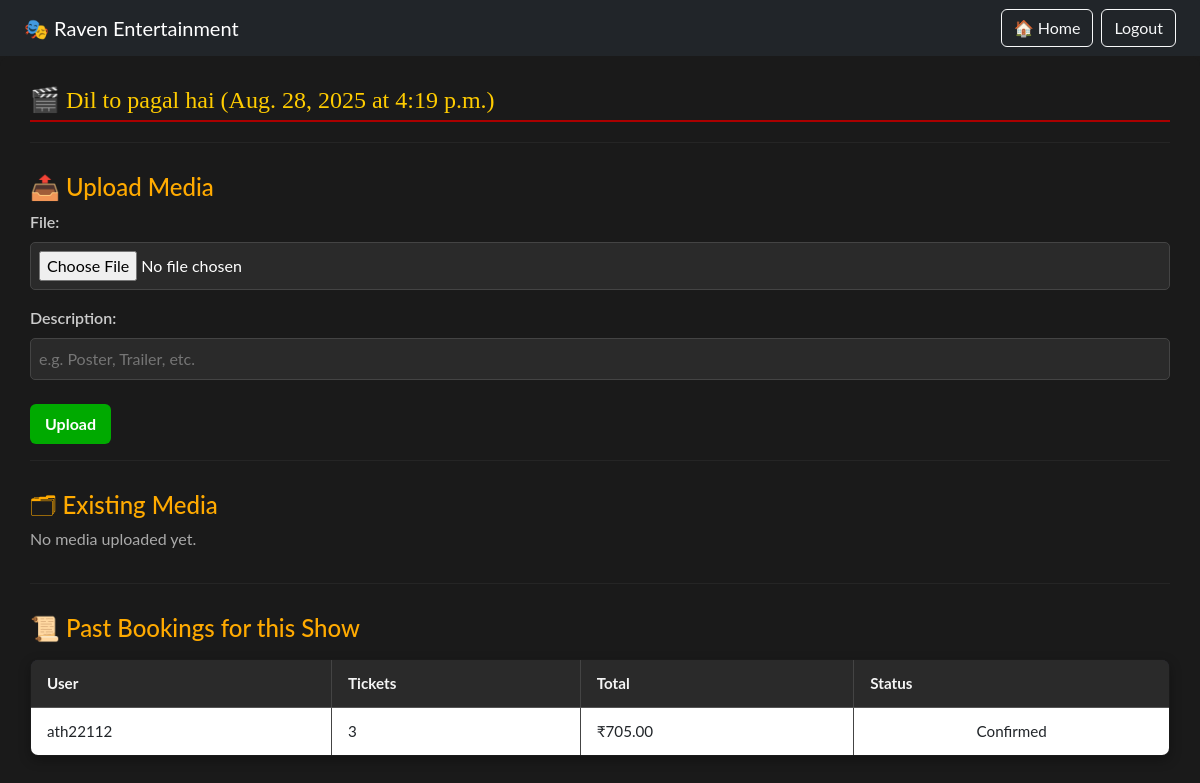
Screenshot of /accounts/accounts/admin/show/4/media/ (signed in) with the database file from the repository.
### user/models.py (models this page shows, shortened)
class Show(models.Model):
    name = models.CharField(max_length=100)
    slug = models.SlugField(unique=True, blank=True)
    date = models.DateField()
    time = models.TimeField()
    poster = models.ImageField(upload_to="show_posters/", null=True, blank=True)
    description = models.TextField(blank=True)
    thumbnail = models.ImageField(upload_to="thumbnails/", blank=True, null=True)
    total_seats = models.IntegerField(default=0)
    seat_price = models.DecimalField(max_digits=6, decimal_places=2, default=0.00)
    include_balcony = models.BooleanField(default=True)  # ✅ New field
    qr_code = models.ImageField(upload_to="qrcodes/", blank=True, null=True)

class Booking(models.Model):
    user = models.ForeignKey(User, on_delete=models.CASCADE, related_name="bookings")
    event_name = models.CharField(max_length=200, default="Default Event Name")
    booking_date = models.DateTimeField(auto_now_add=True)
    show = models.ForeignKey(Show, on_delete=models.CASCADE, related_name="bookings")
    event_date = models.DateField(default=date(2025, 1, 1))
    number_of_tickets = models.PositiveIntegerField(default=1)
    total_price = models.DecimalField(max_digits=10, decimal_places=2, default=0.00)
    payment_status = models.CharField(
        max_length=50,
        choices=[("Pending", "Pending"), ("Paid", "Paid")],
        default="Pending",
    )
    transaction_id = models.CharField(max_length=255, blank=True, null=True)
    transaction_screenshot = models.ImageField(
        upload_to="transaction_screenshots/", blank=True, null=True
    )
    upi_id = models.CharField(max_length=255, blank=True, null=True)
    created_at = models.DateTimeField(auto_now_add=True)
    ticket = models.ForeignKey(
        "Ticket", on_delete=models.SET_NULL, null=True, blank=True
    )

### accounts/models.py (models this page shows, shortened)
class CustomUser(AbstractUser):
    USER_TYPE_CHOICES = (
        ("Admin", "Admin"),
        ("User", "User"),
    )
    email = models.EmailField(unique=True)  # ✅ make email unique
    user_type = models.CharField(
        max_length=10, choices=USER_TYPE_CHOICES, default="User"
    )
    is_email_verified = models.BooleanField(default=False)
    email_otp = models.CharField(max_length=6, blank=True, null=True)
    last_otp_sent = models.DateTimeField(blank=True, null=True)

### accounts/views.py (the view)
@login_required
def admin_show_media_dashboard(request, show_id):
    if request.user.user_type != "Admin":
        return redirect("user_dashboard")
    show = get_object_or_404(Show, id=show_id)
    media_form = MediaUploadForm(request.POST or None, request.FILES or None)
    if request.method == "POST" and media_form.is_valid():
        media = media_form.save(commit=False)
        media.show = show
        media.save()
        return redirect("admin_show_media", show_id=show.id)
    bookings = Booking.objects.filter(event_name=show.name, event_date=show.date)
    media_files = show.media_files.all()
    return render(
        request,
        "accounts/admin_show_media.html",
        {
            "show": show,
            "form": media_form,
            "media_files": media_files,
            "bookings": bookings,
        },
    )

### accounts/forms.py
class MediaUploadForm(forms.ModelForm):
    class Meta:
        model = MediaFile
        fields = ["file", "description"]
        widgets = {
            "description": forms.TextInput(
                attrs={"placeholder": "e.g. Poster, Trailer, etc."}
            ),
        }

### templates/accounts/admin_show_media.html (shortened to what this page needs)
{% extends "accounts/admin_dashboard.html" %}
{% block content %}
<div class="dark-container">
  <h2>🎬 {{ show.name }} ({{ show.date }} at {{ show.time }})</h2>
  <hr>
  <h4>📤 Upload Media</h4>
  <form method="post" enctype="multipart/form-data">
    <div class="form-group">
      {{ form.as_p }}
      <button type="submit" class="btn btn-primary mt-2">Upload</button>
    </div>
  </form>
  <hr>
  <h4>🗂 Existing Media</h4>
  <div class="row">
    {% for media in media_files %}
      <div class="col-md-4 mb-4">
        {% if media.file.url|lower|slice:"-4" == ".jpg" or media.file.url|lower|slice:"-4" == ".png" %}
          <img src="{{ media.file.url }}" class="media-preview img-fluid" alt="media">
        {% else %}
          <a href="{{ media.file.url }}" class="text-info" target="_blank">📎 Download/View File</a>
        {% endif %}
        <p style="color: #ccc;">{{ media.description }}</p>
        <a href="{% url 'delete_media' media.id %}" class="btn btn-sm btn-danger">🗑 Delete</a>
      </div>
    {% empty %}
      <p class="text-muted">No media uploaded yet.</p>
    {% endfor %}
  </div>
  <hr>
  <h4>📜 Past Bookings for this Show</h4>
  <table class="table table-bordered mt-3">
    <thead>
      <tr>
        <th>User</th>
        <th>Tickets</th>
        <th>Total</th>
        <th>Status</th>
      </tr>
    </thead>
    <tbody>
      {% for booking in bookings %}
      <tr>
        <td>{{ booking.user.username }}</td>
        <td>{{ booking.number_of_tickets }}</td>
        <td>₹{{ booking.total_price }}</td>
        <td>{{ booking.payment_status }}</td>
      </tr>
      {% empty %}
      <tr>
        <td colspan="4" class="text-muted text-center">No bookings yet for this show.</td>
      </tr>
      {% endfor %}
    </tbody>
  </table>
</div>
{% endblock %}

### static/assets/css/admin_dashboard.css (style rules this page uses)
body { font-family: 'Lato', sans-serif; margin: 0; background-color: #1a1a1a; color: #f5f5f5; }
.table { background-color: #1e1e2f; color: #f1f1f1; border-collapse: collapse; width: 100%; border-radius: 8px; overflow: hidden; box-shadow: 0 4px 12px rgba(0,0,0,0.3); }
.table th, .table td { padding: 12px 16px; text-align: left; border-bottom: 1px solid #333; }
.table thead { background-color: #2c2c3e; }
.table th { font-weight: bold; color: #ffffff; }
.table-bordered { border: 1px solid #444; }
.table td, .table th { vertical-align: middle; font-size: 0.95rem; }
.table td:last-child { text-align: center; }
h2 { margin-bottom: 20px; color: #e0e0e0; font-family: 'Playfair Display', serif; font-size: 24px; border-bottom: 2px solid #aa0000; padding-bottom: 5px; }
.btn-primary { background-color: #007bff; border-color: #007bff; font-weight: bold; padding: 10px 20px; }
label { font-weight: 600; margin-bottom: 8px; color: #ccc; }

### templates/base.html (style rules this page uses)
body { background-color: #121212; color: #f0f0f0; font-family: 'Lato', sans-serif; margin: 0; padding: 0; }

### templates/accounts/admin_show_media.html (style rules this page uses)
.dark-container { background-color: #1a1a1a; padding: 30px; border-radius: 10px; color: #f5f5f5; min-height: 100vh; }
.dark-container h2 { color: #ffcc00; }
.dark-container h4 { color: #ffaa00; margin-top: 30px; }
.form-control, textarea, input[type="text"], input[type="file"] { background-color: #2a2a2a; color: white; border: 1px solid #444444; border-radius: 5px; padding: 8px; width: 100%; }
.btn-primary { background-color: #00aa00; border: none; padding: 8px 15px; font-weight: bold; }
.table { background-color: #1a1a1a; color: #f5f5f5; border: 1px solid #333333; }
.table thead th { background-color: #2a2a2a !important; color: #f5f5f5 !important; font-weight: bold; border-bottom: 1px solid #555555; }
.table td, .table th { border: 1px solid #444444; }
hr { border-top: 1px solid #444444; }
.text-muted { color: #aaaaaa !important; }

### rows the page displays
Show: name "Dil to pagal hai", date "Aug. 28, 2025", time "4:19 p.m."
Booking: user.username "ath22112", number_of_tickets "3", total_price "705.00", payment_status "Confirmed"
